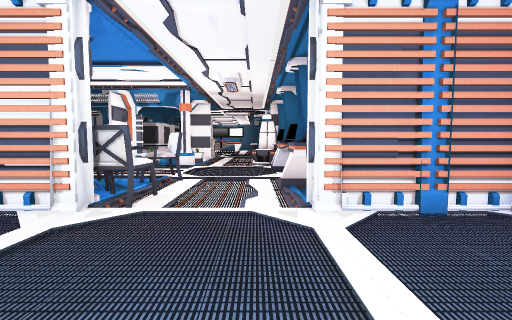
[1] (above)

23 first-person views from a walk through a Unity game level. The camera is 1.2 m above the floor, tilts 4° down and sees 90° across. The floor is counted in squares, 1 m on a side. Each view is taken from the middle of a square. On the plan, view 1 faces up. The plan holds only what a view shows up to about 12 squares ahead; the rest is blank. The place goes on beyond the plan. The player character is not drawn. Some animated figures are not drawn. Door leaves are left out, so doorways stand open. Some surface patterns are stand-ins.

[2]
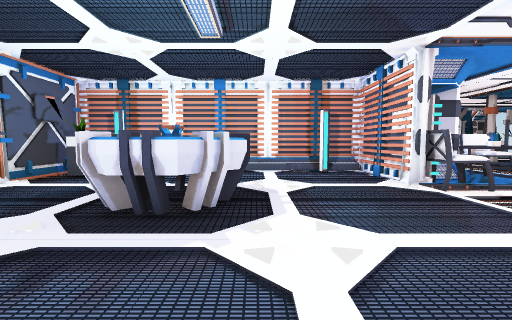

[3]
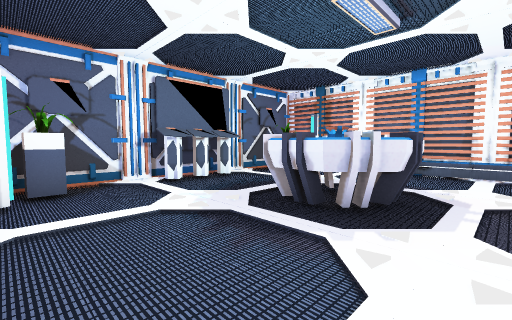

[4]
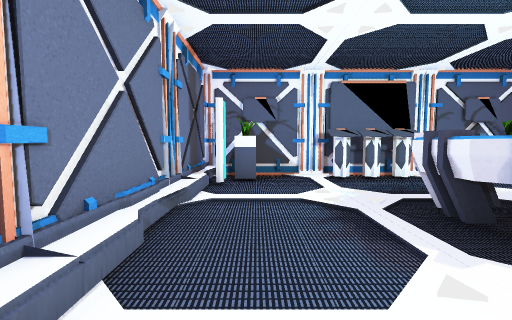

[5]
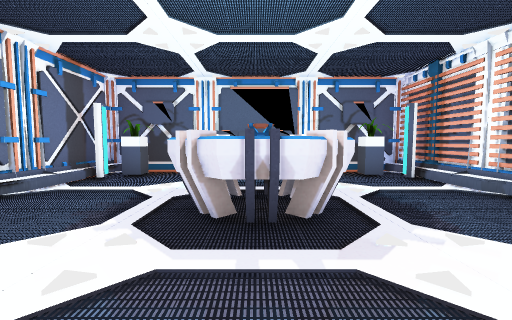

[6]
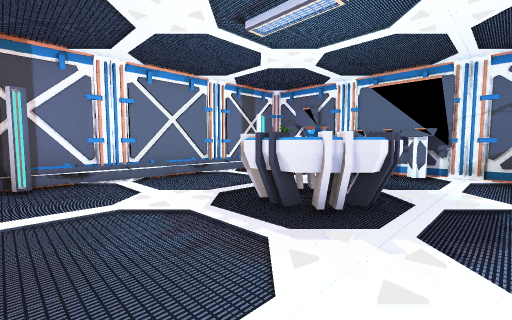

[7]
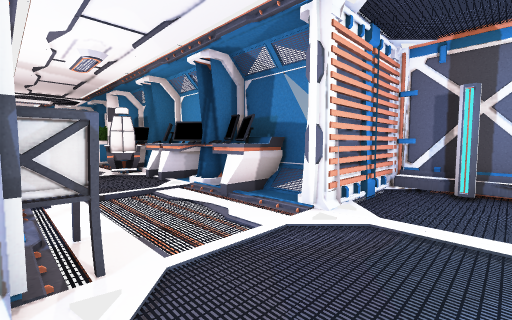

[8]
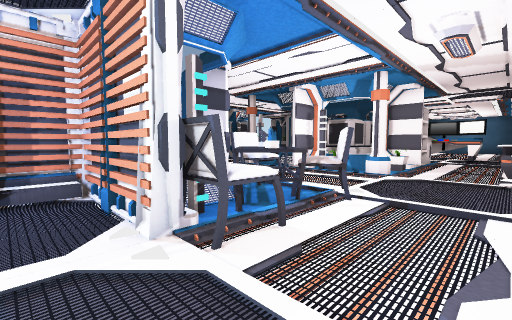

[9]
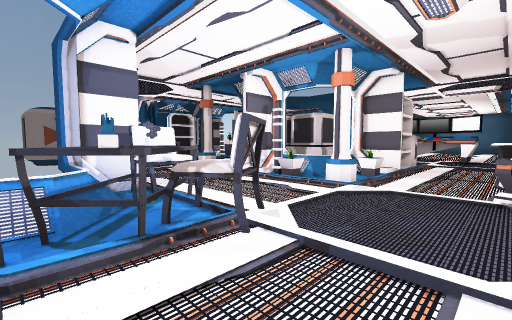

[10]
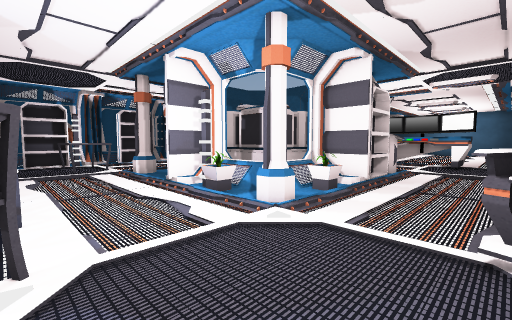

[11]
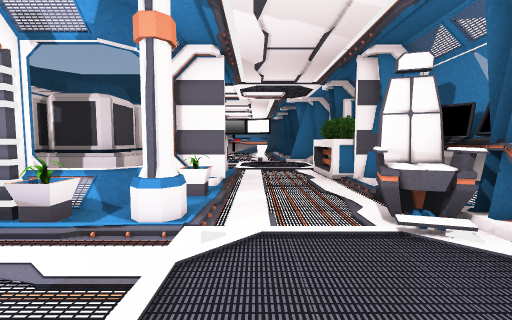

[12]
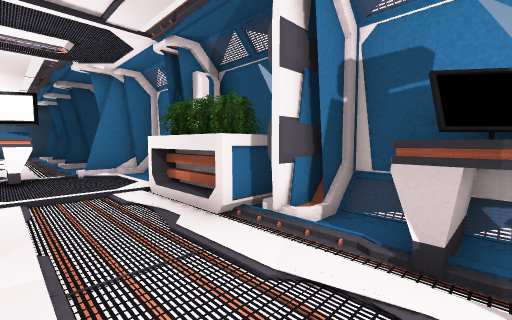

[13]
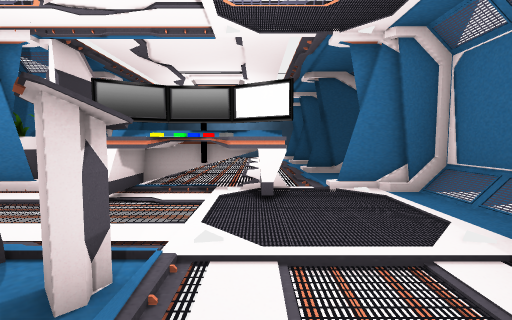

[14]
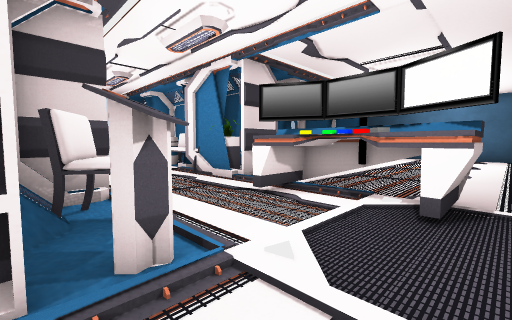

[15]
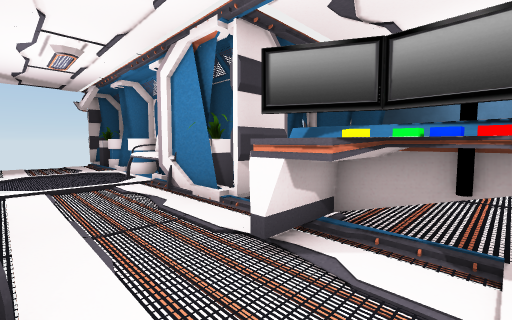

[16]
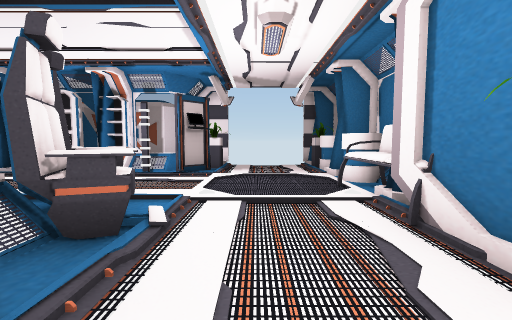

[17]
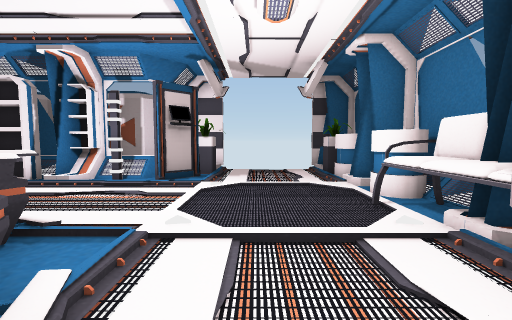

[18]
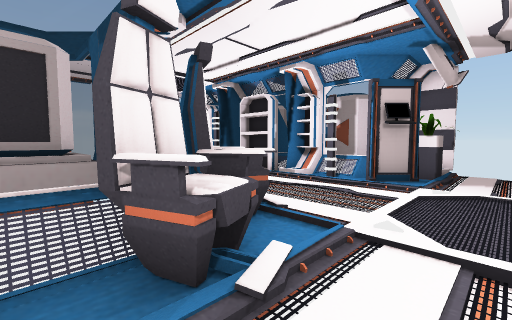

[19]
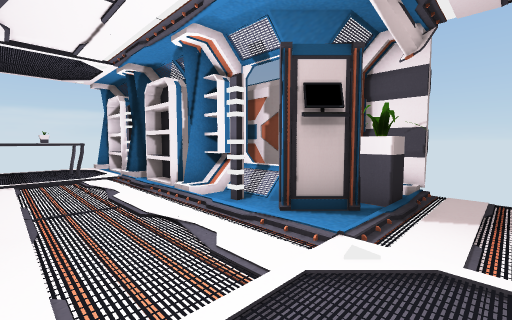

[20]
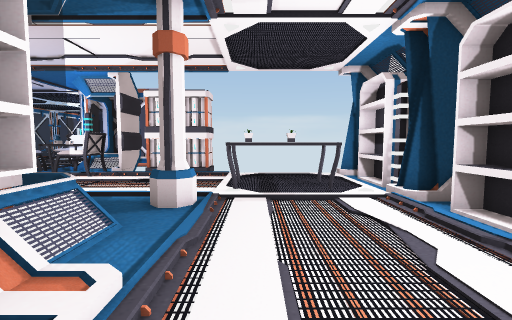

[21]
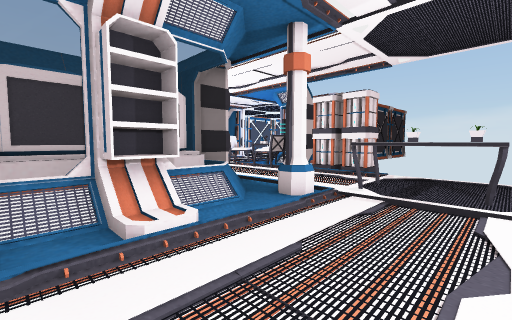

[22]
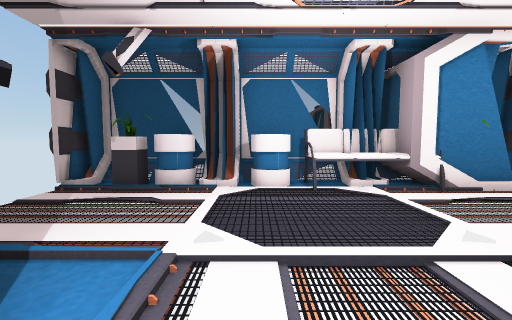

[23]
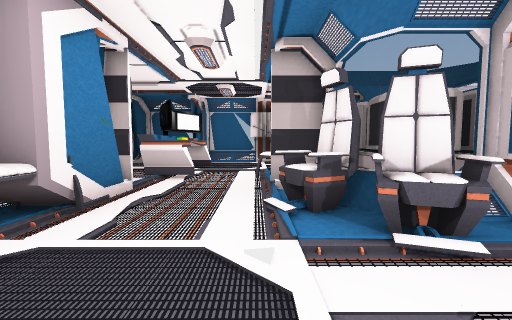

### Floor plan
Ten units are one square. View 1 is at (0, 0); x grows to the right and y downward. Boxes are objects, and circles mark ways between rooms. Rooms are numbered by the first view taken in them; rooms with no view inside come last. Other rooms are left out.
<svg viewBox="-195 -286 251 365">
<path fill="none" stroke="#000" d="M46 17 50 12M-35 71 -31 74M47 12 50 8M20 71 25 74M-42 71 -38 74M-29 -43 -68 -43 -68 73 48 73 48 -43 9 -43M48 55 51 51M45 -20 48 -25M34 74 38 71M50 -21 47 -25M43 -31 43 -42M-30 -167 -30 -164 -43 -164M-40 -161 -43 -161M-50 -140 -65 -140M21 -164 9 -164M-56 -129 -61 -129M25 -180 25 -189M25 -139 25 -161 11 -161M-68 -138 -68 -124M-68 -206 -68 -191M25 -224 25 -241 11 -241M-68 -86 -68 -72M19 -244 0 -244M-68 -261 -68 -244M25 -56 25 -79M11 -281 0 -281M19 -279 6 -279M-79 -281 -85 -281M-46 -144 -50 -140M-45 -141 -49 -137M-51 -195 -46 -190M-65 -204 -65 -197M-51 -74 -45 -68 -45 -59M-51 -71 -45 -65M-43 -66 -43 -59M-154 -181 -154 -176M-159 -161 -154 -161M-91 -141 -71 -141M-164 -164 -151 -164M-71 -191 -71 -206M-160 -129 -151 -129M-156 -124 -151 -124M-159 -126 -151 -126M-154 -120 -154 -115M-71 -124 -71 -136M-189 -206 -189 -192M-75 -244 -103 -244M-115 -260 -146 -260 -146 -250M-144 -258 -154 -258 -154 -250M-157 -86 -152 -86M-149 -259 -149 -246M-151 -259 -151 -246M-88 -260 -103 -260M-155 -260 -186 -260 -186 -250M-189 -256 -189 -244M-94 -187 -90 -190 -79 -190M-90 -139 -96 -144"/>
<rect x="-55" y="55" width="10" height="10" fill="#bbb"><title>plant</title></rect>
<rect x="-35" y="-5" width="40" height="40" fill="#bbb"><title>projector</title></rect>
<rect x="-25" y="55" width="20" height="10" fill="#bbb"><title>console</title></rect>
<rect x="-5" y="55" width="10" height="10" fill="#bbb"><title>console</title></rect>
<rect x="25" y="55" width="10" height="10" fill="#bbb"><title>plant</title></rect>
<rect x="-65" y="-95" width="20" height="20" fill="#bbb"><title>chair</title></rect>
<rect x="-65" y="-215" width="20" height="20" fill="#bbb"><title>chair</title></rect>
<rect x="-65" y="-255" width="30" height="30" fill="#bbb"><title>other object</title></rect>
<rect x="-55" y="-135" width="10" height="10" fill="#bbb"><title>plant</title></rect>
<rect x="-55" y="-245" width="10" height="10" fill="#bbb"><title>other object</title></rect>
<rect x="-45" y="-75" width="20" height="20" fill="#bbb"><title>table</title></rect>
<rect x="-45" y="-95" width="30" height="20" fill="#bbb"><title>chair</title></rect>
<rect x="-45" y="-135" width="20" height="10" fill="#bbb"><title>column</title></rect>
<rect x="-45" y="-195" width="20" height="20" fill="#bbb"><title>shelf</title></rect>
<rect x="-45" y="-205" width="10" height="10" fill="#bbb"><title>console</title></rect>
<rect x="-45" y="-245" width="10" height="10" fill="#bbb"><title>other object</title></rect>
<rect x="-35" y="-65" width="20" height="20" fill="#bbb"><title>chair</title></rect>
<rect x="-35" y="-155" width="10" height="10" fill="#bbb"><title>plant</title></rect>
<rect x="-35" y="-205" width="10" height="10" fill="#bbb"><title>console</title></rect>
<rect x="-35" y="-245" width="10" height="10" fill="#bbb"><title>other object</title></rect>
<rect x="-35" y="-255" width="10" height="10" fill="#bbb"><title>other object</title></rect>
<rect x="-25" y="-235" width="10" height="10" fill="#bbb"><title>other object</title></rect>
<rect x="-25" y="-245" width="20" height="10" fill="#bbb"><title>other object</title></rect>
<rect x="-25" y="-255" width="20" height="10" fill="#bbb"><title>other object</title></rect>
<rect x="-5" y="-135" width="10" height="10" fill="#bbb"><title>other object</title></rect>
<rect x="5" y="-105" width="20" height="50" fill="#bbb"><title>desk</title></rect>
<rect x="5" y="-155" width="20" height="50" fill="#bbb"><title>desk</title></rect>
<rect x="5" y="-205" width="20" height="40" fill="#bbb"><title>other object</title></rect>
<rect x="15" y="-215" width="10" height="10" fill="#bbb"><title>shelf</title></rect>
<rect x="-175" y="-205" width="10" height="10" fill="#bbb"><title>plant</title></rect>
<rect x="-175" y="-255" width="10" height="10" fill="#bbb"><title>plant</title></rect>
<rect x="-165" y="-115" width="20" height="20" fill="#bbb"><title>shelf</title></rect>
<rect x="-165" y="-155" width="20" height="20" fill="#bbb"><title>shelf</title></rect>
<rect x="-165" y="-205" width="10" height="20" fill="#bbb"><title>other object</title></rect>
<rect x="-165" y="-255" width="10" height="10" fill="#bbb"><title>other object</title></rect>
<rect x="-145" y="-125" width="40" height="20" fill="#bbb"><title>other object</title></rect>
<rect x="-145" y="-255" width="10" height="10" fill="#bbb"><title>other object</title></rect>
<rect x="-135" y="-95" width="10" height="20" fill="#bbb"><title>other object</title></rect>
<rect x="-135" y="-255" width="40" height="20" fill="#bbb"><title>sofa</title></rect>
<rect x="-125" y="-95" width="10" height="20" fill="#bbb"><title>other object</title></rect>
<rect x="-115" y="-135" width="20" height="10" fill="#bbb"><title>column</title></rect>
<rect x="-115" y="-195" width="20" height="20" fill="#bbb"><title>other object</title></rect>
<rect x="-105" y="-175" width="10" height="20" fill="#bbb"><title>shelf</title></rect>
<rect x="-105" y="-215" width="20" height="20" fill="#bbb"><title>other object</title></rect>
<rect x="-95" y="-165" width="30" height="20" fill="#bbb"><title>container</title></rect>
<rect x="-95" y="-185" width="30" height="20" fill="#bbb"><title>container</title></rect>
<rect x="-95" y="-255" width="10" height="10" fill="#bbb"><title>plant</title></rect>
<rect x="-65" y="-165" width="20" height="20" fill="#bbb"><title>container</title></rect>
<rect x="-65" y="-185" width="20" height="20" fill="#bbb"><title>container</title></rect>
<circle cx="-6" cy="-44" r="3" fill="#2a7"/>
<circle cx="-45" cy="-165" r="3" fill="#2a7"/>
<circle cx="-70" cy="-105" r="3" fill="#2a7"/>
<circle cx="-70" cy="-225" r="3" fill="#2a7"/>
<text x="-10" y="20">1</text>
<text x="-20" y="-160">2</text>
<text x="-120" y="-170">3</text>
</svg>
Room 1 opens to room 2. Room 2 opens to room 3.

Where each view was taken, in squares from view 1:
view 1: 0 up, 0 right, facing up
view 2: 0 up, 4 right, facing left
view 3: 1 up, 4 right, facing down-left
view 4: 2 up, 3 right, facing down
view 5: 3 up, 1 left, facing down
view 6: 3 up, 4 left, facing down-right
view 7: 2 up, 3 left, facing up-right
view 8: 3 up, 0 right, facing up-left
view 9: 6 up, 0 right, facing up-left
view 10: 9 up, 0 right, facing up-left
view 11: 9 up, 2 left, facing up
view 12: 14 up, 2 left, facing up-right
view 13: 18 up, 2 left, facing up
view 14: 19 up, 1 left, facing up-left
view 15: 21 up, 3 left, facing up-left
view 16: 22 up, 6 left, facing left
view 17: 22 up, 8 left, facing left
view 18: 22 up, 8 left, facing down-left
view 19: 22 up, 12 left, facing down-left
view 20: 18 up, 12 left, facing down
view 21: 18 up, 14 left, facing down-right
view 22: 18 up, 14 left, facing up
view 23: 21 up, 14 left, facing right
